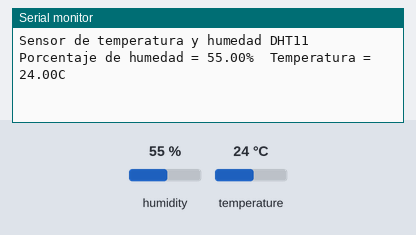
The sketch below on a simulated Arduino Uno, built with avr-gcc and run on an emulated ATmega328P. Shown: the last lines printed to the serial monitor. The test bench sets the inputs (shaded band); at power-on: humidity 55 %, temperature 24 °C.

Above: at 2.7 s.
2.8 s: humidity set to 22 %
At 7.2 s:
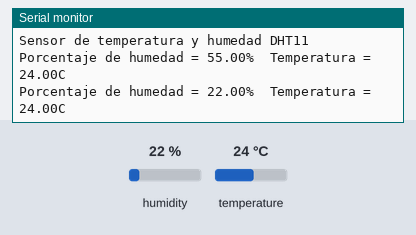
8.8 s: temperature set to 12 °C
At 11.9 s:
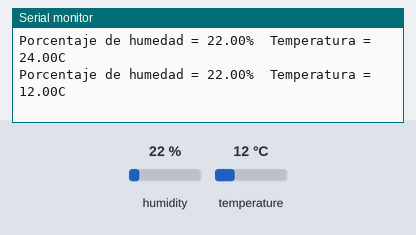
14.8 s: humidity set to 40 %
At 17.8 s:
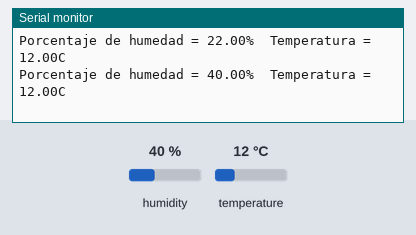
Timing chart, 0 to 19.3 s (numbered marks = the images above; inputs shaded):
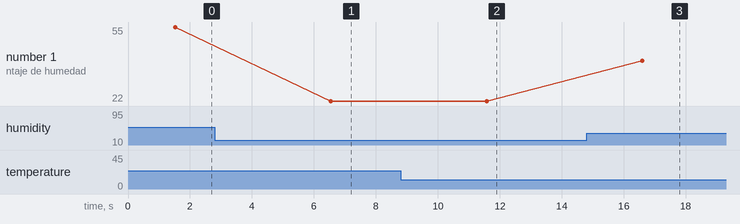

The sketch:

DHT11.ino
```cpp
#include <dht.h>
#define dht_apin A0
dht DHT;
void setup(){
Serial.begin(9600);
delay(500);
Serial.println("Sensor de temperatura y humedad DHT11");
delay(1000);
}
void loop(){
DHT.read11(dht_apin);
Serial.print("Porcentaje de humedad = ");
Serial.print(DHT.humidity);
Serial.print("%  ");
Serial.print("Temperatura = ");
Serial.print(DHT.temperature);
Serial.println("C  ");
delay(5000);
}
```

Measured:
- after the input at 2.8 s, the serial monitor: prints a new line after 3.7 s (image 1)
- after the input at 8.8 s, the serial monitor: prints a new line after 2.8 s (image 2)
- after the input at 14.8 s, the serial monitor: prints a new line after 1.8 s (image 3)
- plotted number 1: 55 → 22 after the input at 2.8 s, 22 → 40 after the input at 14.8 s
